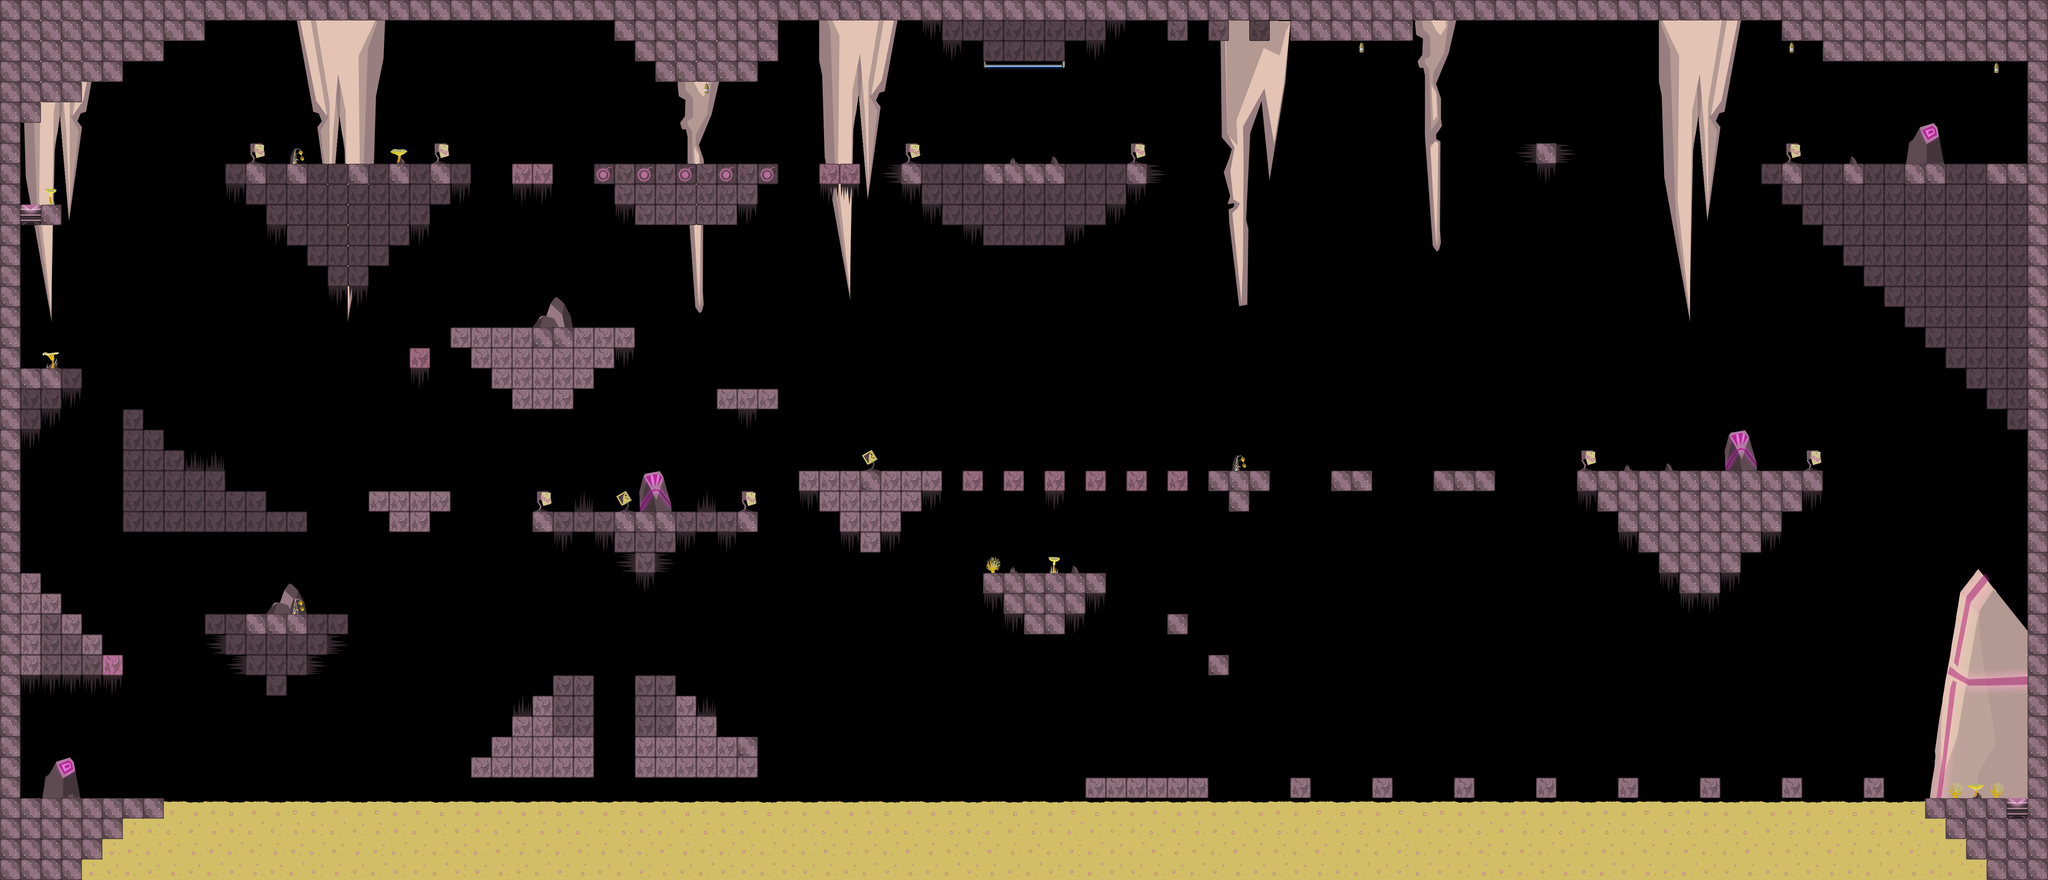

This game map was drawn from its Tiled (.tmx) file and the tilesets committed beside it. A one-line description and the trimmed map source follow:
An orthogonal 100x43 tile map with 64x64 px tiles, 2 tile layers (Mittelebene, Spielerebene), 15 tilesets and 57 objects (30x Platform, 7x RockTrigger, 7x Rock, 6x Miner, 5x LavaFountain, ...).

<map version="1.0" orientation="orthogonal" renderorder="right-down" width="100" height="43" tilewidth="64" tileheight="64" nextobjectid="172">
 <properties>
  <property name="Background" value="Hintergrund1.png" />
 </properties>
 <tileset firstgid="1" source="tilesets/destructable_block.tsx" />
 <tileset firstgid="7" source="tilesets/zacken.tsx" />
 <tileset firstgid="10" name="lava" tilewidth="64" tileheight="64" spacing="64" margin="64">
  <properties>
   <property name="animationDuration" value="0.5" />
   <property name="animationFrames" value="4" />
   <property name="animationOffset" value="1" />
  </properties>
  <image source="tilesets/lava.png" width="576" height="320" />
  <tile id="0">
   <properties>
    <property name="Colour" value="yellowLava" />
    <property name="Direction" value="0.0" />
    <property name="Distance" value="3.0" />
    <property name="Invulnerable" value="true" />
    <property name="Layer" value="2" />
    <property name="Light" value="true" />
    <property name="LightType" value="cone" />
    <property name="Name" value="Lava1" />
    <property name="Radius" value="3.0" />
    <property name="Type" value="Lava" />
   </properties>
  </tile>
  <tile id="1">
   <properties>
    <property name="Colour" value="yellowLava" />
    <property name="Direction" value="0.0" />
    <property name="Distance" value="3.0" />
    <property name="Invulnerable" value="true" />
    <property name="Layer" value="2" />
    <property name="Light" value="true" />
    <property name="LightType" value="cone" />
    <property name="Name" value="Lava2" />
    <property name="Radius" value="3.0" />
    <property name="Type" value="Lava" />
   </properties>
  </tile>
  <tile id="2">
   <properties>
    <property name="Colour" value="yellowLava" />
    <property name="Direction" value="0.0" />
    <property name="Distance" value="3.0" />
    <property name="Invulnerable" value="true" />
    <property name="Layer" value="2" />
    <property name="Light" value="true" />
    <property name="LightType" value="cone" />
    <property name="Name" value="Lava3" />
    <property name="Radius" value="3.0" />
    <property name="Type" value="Lava" />
   </properties>
  </tile>
  <tile id="3">
   <properties>
    <property name="Colour" value="yellowLava" />
    <property name="Direction" value="0.0" />
    <property name="Distance" value="3.0" />
    <property name="Invulnerable" value="true" />
    <property name="Layer" value="2" />
    <property name="Light" value="true" />
    <property name="LightType" value="cone" />
    <property name="Name" value="Lava4" />
    <property name="Radius" value="3.0" />
    <property name="Type" value="Lava" />
   </properties>
  </tile>
  <tile id="4">
   <properties>
    <property name="Colour" value="yellowLava" />
    <property name="Direction" value="0.0" />
    <property name="Distance" value="3.0" />
    <property name="Invulnerable" value="true" />
    <property name="Light" value="true" />
    <property name="LightType" value="cone" />
    <property name="Name" value="Lava5" />
    <property name="Radius" value="60.0" />
    <property name="Type" value="Lava" />
   </properties>
  </tile>
  <tile id="5">
   <properties>
    <property name="Colour" value="yellowLava" />
    <property name="Direction" value="0.0" />
    <property name="Distance" value="3.0" />
    <property name="Invulnerable" value="true" />
    <property name="Light" value="true" />
    <property name="LightType" value="cone" />
    <property name="Name" value="Lava6" />
    <property name="Radius" value="60.0" />
    <property name="Type" value="Lava" />
   </properties>
  </tile>
  <tile id="6">
   <properties>
    <property name="Colour" value="yellowLava" />
    <property name="Direction" value="0.0" />
    <property name="Distance" value="3.0" />
    <property name="Invulnerable" value="true" />
    <property name="Light" value="true" />
    <property name="LightType" value="cone" />
    <property name="Name" value="Lava7" />
    <property name="Radius" value="60.0" />
    <property name="Type" value="Lava" />
   </properties>
  </tile>
  <tile id="7">
   <properties>
    <property name="Colour" value="yellowLava" />
    <property name="Direction" value="0.0" />
    <property name="Distance" value="3.0" />
    <property name="Invulnerable" value="true" />
    <property name="Light" value="true" />
    <property name="LightType" value="cone" />
    <property name="Name" value="Lava8" />
    <property name="Radius" value="60.0" />
    <property name="Type" value="Lava" />
   </properties>
  </tile>
 </tileset>
 <tileset firstgid="18" source="tilesets/rest.tsx" />
 <tileset firstgid="26" source="tilesets/bomb.tsx" />
 <tileset firstgid="28" source="tilesets/deco_gross.tsx" />
 <tileset firstgid="31" source="tilesets/TutorialSchild.tsx" />
 <tileset firstgid="33" source="tilesets/deco.tsx" />
 <tileset firstgid="47" source="tilesets/background_stones01.tsx" />
 <tileset firstgid="48" source="tilesets/background_stones02.tsx" />
 <tileset firstgid="49" source="tilesets/Midground_Stein01.tsx" />
 <tileset firstgid="50" source="tilesets/Ruine.tsx" />
 <tileset firstgid="51" source="tilesets/Ruine01.tsx" />
 <tileset firstgid="52" source="tilesets/Stalagtit02.tsx" />
 <tileset firstgid="53" source="tilesets/Stalagtitten01.tsx" />
 <layer name="Mittelebene" width="100" height="43">
  <properties>
   <property name="Parallax" value="0.5" />
  </properties>
  <data>[4300 cells, 8 non-empty, 5 distinct tile ids]</data>
 </layer>
 <layer name="Spielerebene" width="100" height="43">
  <data>[4300 cells, 1230 non-empty, 37 distinct tile ids]</data>
 </layer>
 <objectgroup name="Objektebene">
  <!-- 57 objects omitted --></objectgroup>
</map>
<!-- 57 of 57 objects omitted -->
